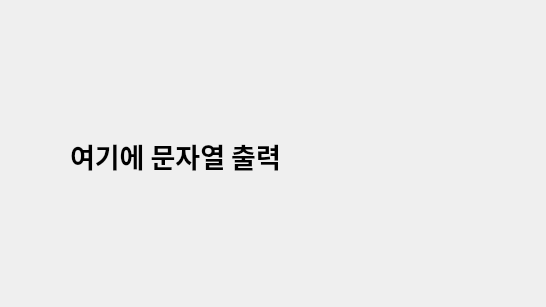
<?xml version="1.0" encoding="UTF-8"?>
<ui version="4.0">
 <class>Dialog</class>
 <widget class="QDialog" name="Dialog">
  <property name="geometry">
   <rect>
    <x>0</x>
    <y>0</y>
    <width>546</width>
    <height>307</height>
   </rect>
  </property>
  <property name="windowTitle">
   <string>Dialog</string>
  </property>
  <widget class="QLabel" name="label">
   <property name="geometry">
    <rect>
     <x>70</x>
     <y>100</y>
     <width>361</width>
     <height>111</height>
    </rect>
   </property>
   <property name="font">
    <font>
     <family>맑은 고딕</family>
     <pointsize>20</pointsize>
     <weight>75</weight>
     <bold>true</bold>
    </font>
   </property>
   <property name="text">
    <string>여기에 문자열 출력</string>
   </property>
  </widget>
 </widget>
 <resources/>
 <connections/>
</ui>
